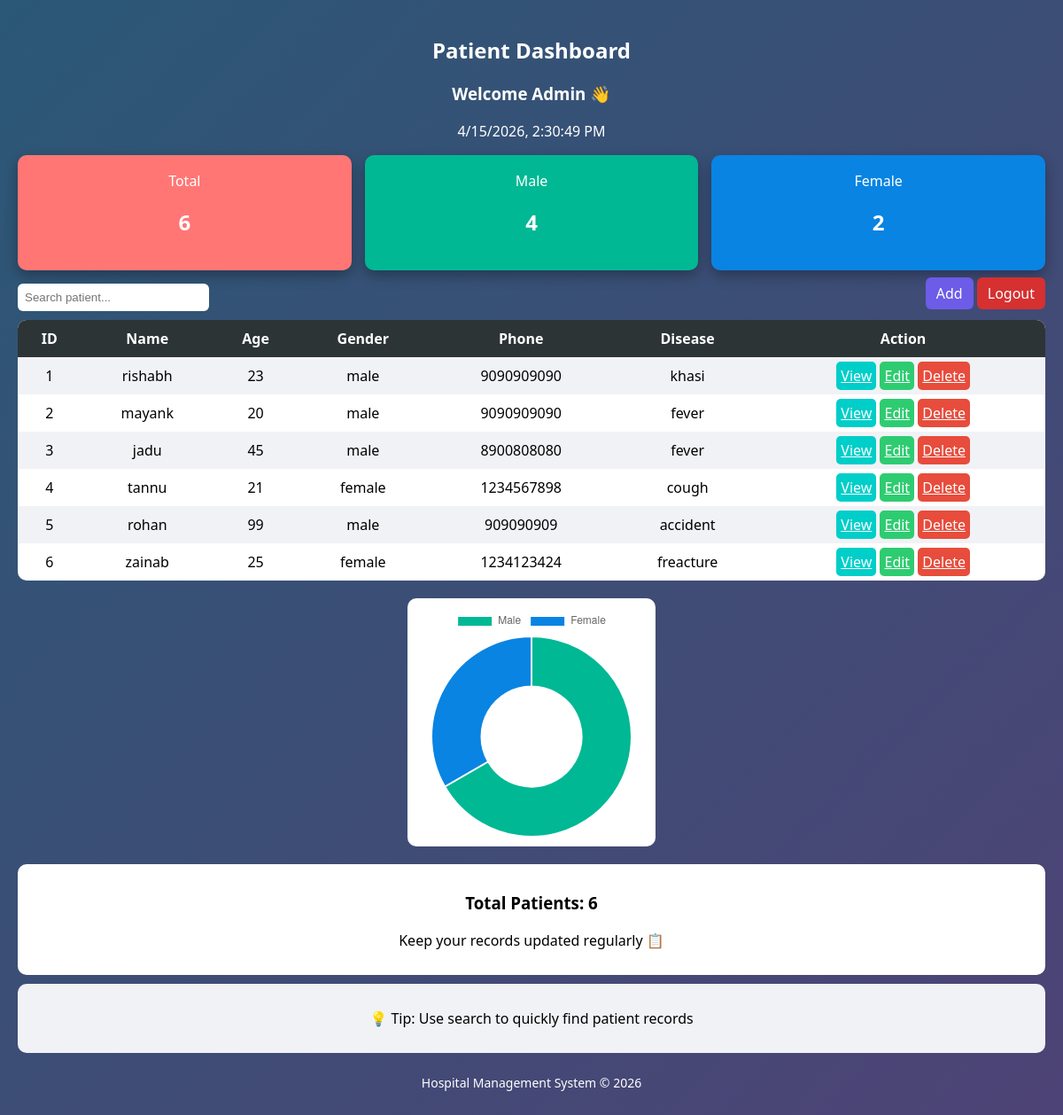
/dashboard, run on the app's committed database.
### tables this page shows
CREATE TABLE patients(
        id INTEGER PRIMARY KEY AUTOINCREMENT,
        name TEXT,
        age INTEGER,
        gender TEXT,
        phone TEXT,
        disease TEXT
    , room TEXT, payment TEXT, payment_date TEXT, admit_date TEXT, discharge_date TEXT);

### app.py (the view)
@app.route('/dashboard')
def dashboard():
    conn = get_db()
    patients = conn.execute("SELECT * FROM patients").fetchall()
    conn.close()
    total = len(patients)
    male = len([p for p in patients if p["gender"] and p["gender"].lower() == "male"])
    female = len([p for p in patients if p["gender"] and p["gender"].lower() == "female"])
    return render_template("dashboard.html",
                           patients=patients,
                           total=total,
                           male=male,
                           female=female)

### app.py (called while the page is built)
def get_db():
    conn = sqlite3.connect("database.db")
    conn.row_factory = sqlite3.Row
    return conn

### templates/dashboard.html (shortened to what this page needs)
<!DOCTYPE html>
<html>
<head>
</head>
<body>
<h2>Patient Dashboard</h2>
<div class="header">
<h3>Welcome Admin 👋</h3>
<p id="time"></p>
</div>
<div class="cards">
<div class="card total">Total<br><h2>{{ total }}</h2></div>
<div class="card male">Male<br><h2>{{ male }}</h2></div>
<div class="card female">Female<br><h2>{{ female }}</h2></div>
</div>
<div class="top">
<input type="text" id="search" placeholder="Search patient...">
<div>
<a href="/register" class="btn add">Add</a>
<a href="/logout" class="btn logout">Logout</a>
</div>
</div>
<div class="table-box">
<table id="table">
<tr>
<th>ID</th><th>Name</th><th>Age</th><th>Gender</th><th>Phone</th><th>Disease</th><th>Action</th>
</tr>
{% for p in patients %}
<tr>
<td>{{ loop.index }}</td>
<td>{{ p.name }}</td>
<td>{{ p.age }}</td>
<td>{{ p.gender }}</td>
<td>{{ p.phone }}</td>
<td>{{ p.disease }}</td>
<td>
<a href="/view/{{ p.id }}" class="view">View</a>
<a href="/edit/{{ p.id }}" class="edit">Edit</a>
<a href="/delete/{{ p.id }}" class="delete">Delete</a>
</td>
</tr>
{% endfor %}
</table>
</div>
<div class="chart">
<canvas id="chart"></canvas>
</div>
<div class="extra">
<div class="box">
<h3>Total Patients: {{ total }}</h3>
<p>Keep your records updated regularly 📋</p>
</div>
<div class="tip">
<p>💡 Tip: Use search to quickly find patient records</p>
</div>
<div class="footer">
<p>Hospital Management System © 2026</p>
</div>
</div>
<script>
// GRAPH
new Chart(document.getElementById('chart'), {
    type: 'doughnut',
    data: {
        labels: ['Male', 'Female'],
        datasets: [{
            data: [{{ male }}, {{ female }}],
            backgroundColor: ['#00b894', '#0984e3']
        }]
    }
});
// SEARCH
document.getElementById("search").addEventListener("keyup", function(){
let val = this.value.toLowerCase();
let rows = document.querySelectorAll("#table tr");
rows.forEach((row,i)=>{
if(i==0)return;
row.style.display = row.innerText.toLowerCase().includes(val) ? "" : "none";
});
});
// TIME
setInterval(()=>{
document.getElementById("time").innerText = new Date().toLocaleString();
},1000);
</script>
</body>
</html>

### templates/dashboard.html (style rules this page uses)
body { margin:0; font-family: 'Segoe UI', Arial; background: linear-gradient(135deg,#2b5876,#4e4376); padding: 20px; }
h2 { text-align: center; color: white; }
.header { text-align:center; color:white; margin-bottom:15px; }
.cards { display: flex; gap: 15px; margin-bottom: 15px; }
.card { flex: 1; padding: 18px; border-radius: 10px; text-align: center; color: white; box-shadow: 0 6px 15px rgba(0,0,0,0.3); }
.total { background:#ff7675; }
.male { background:#00b894; }
.female { background:#0984e3; }
.top { display:flex; justify-content:space-between; margin-bottom:10px; flex-wrap:wrap; }
#search { padding:8px; border-radius:6px; border:none; width:200px; }
.btn { padding:7px 12px; border-radius:6px; color:white; text-decoration:none; }
.add { background:#6c5ce7; }
.logout { background:#d63031; }
.table-box { background:white; border-radius:10px; overflow:hidden; }
table { width:100%; border-collapse:collapse; }
th, td { padding:10px; text-align:center; }
th { background:#2d3436; color:white; }
tr:nth-child(even) { background:#f1f2f6; }
.view { background:#00cec9;padding:5px;border-radius:5px;color:white; }
.edit { background:#2ecc71;padding:5px;border-radius:5px;color:white; }
.delete { background:#e74c3c;padding:5px;border-radius:5px;color:white; }
.chart { margin-top:20px; background:white; padding:10px; border-radius:10px; width:260px; margin-left:auto; margin-right:auto; }
.extra { margin-top:20px; display:flex; flex-direction:column; gap:10px; }
.box { background:white; padding:12px; border-radius:10px; text-align:center; }
.tip { background:#f1f2f6; padding:12px; border-radius:10px; text-align:center; }
.footer { text-align:center; color:white; font-size:14px; }

### data on the page
patients: name "rishabh", age "23", gender "male", phone "9090909090", disease "khasi"
patients: name "mayank", age "20", gender "male", phone "9090909090", disease "fever"
patients: name "jadu", age "45", gender "male", phone "8900808080", disease "fever"
patients: name "tannu", age "21", gender "female", phone "1234567898", disease "cough"
patients: name "rohan", age "99", gender "male", phone "909090909", disease "accident"
patients: name "zainab", age "25", gender "female", phone "1234123424", disease "freacture"

### other printed values
{{ total }} "6"
{{ male }} "4"
{{ female }} "2"
chart data {{ male }} 4
chart data {{ female }} 2
